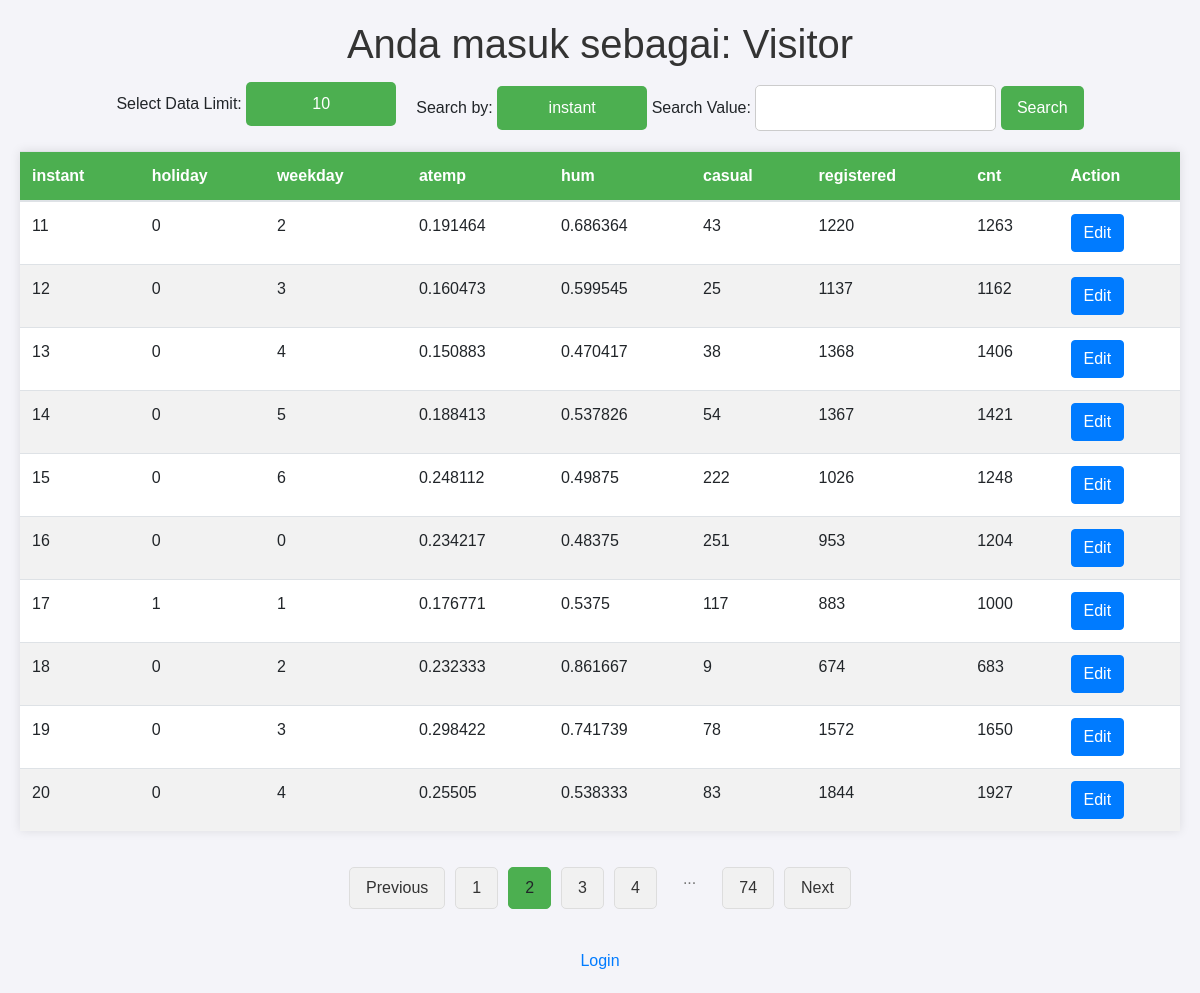
Screenshot of /?page=2 with the database file from the repository.
### tables this page shows
CREATE TABLE IF NOT EXISTS `days` (
  `instant` int(11) NOT NULL,
  `dteday` date DEFAULT NULL,
  `season` int(11) DEFAULT NULL,
  `yr` int(11) DEFAULT NULL,
  `mnth` int(11) DEFAULT NULL,
  `holiday` int(11) DEFAULT NULL,
  `weekday` int(11) DEFAULT NULL,
  `workingday` int(11) DEFAULT NULL,
  `weathersit` int(11) DEFAULT NULL,
  `temp` float DEFAULT NULL,
  `atemp` float DEFAULT NULL,
  `hum` float DEFAULT NULL,
  `windspeed` float DEFAULT NULL,
  `casual` int(11) DEFAULT NULL,
  `registered` int(11) DEFAULT NULL,
  `cnt` int(11) DEFAULT NULL,
  `id2` int(11) DEFAULT NULL,
  PRIMARY KEY (`instant`)
);

### index.php (the view, shortened to what this page needs)
<?php
$loggedIn = isset($_SESSION['user']);
$role = $loggedIn ? $_SESSION['role'] : null;
$adminAccess = ($role === 'admin');
include 'db_connect.php';
if (isset($_POST['searchColumn']) && isset($_POST['searchValue'])) {
    $_SESSION['searchColumn'] = $_POST['searchColumn'];
    $_SESSION['searchValue'] = $_POST['searchValue'];
    $searchColumn = $_POST['searchColumn'];
    $searchValue = $_POST['searchValue'];
} elseif (isset($_SESSION['searchColumn']) && isset($_SESSION['searchValue'])) {
    $searchColumn = $_SESSION['searchColumn'];
    $searchValue = $_SESSION['searchValue'];
} else {
    $searchColumn = null;
    $searchValue = null;
}
$jsonFilePath = 'selected_columns.json';
if (isset($_POST['table'])) {
    $currentTable = $_POST['table'];
    $_SESSION['currentTable'] = $currentTable;
} elseif (isset($_SESSION['currentTable'])) {
    $currentTable = $_SESSION['currentTable'];
} else {
    if (file_exists($jsonFilePath)) {
        $jsonData = file_get_contents($jsonFilePath);
        $selectedColumnsData = json_decode($jsonData, true);
        usort($selectedColumnsData, function($a, $b) {
            return strtotime($b['updated_at']) - strtotime($a['updated_at']);
        });
        if (!empty($selectedColumnsData)) {
            $currentTable = $selectedColumnsData[0]['table_name'];
        } else {
            $currentTable = 'days';
        }
    } else {
        $currentTable = 'days';
    }
}
if (file_exists($jsonFilePath)) {
    $jsonData = file_get_contents($jsonFilePath);
    $selectedColumnsData = json_decode($jsonData, true);
} else {
    $selectedColumnsData = array();
}
$selectedColumns = $_SESSION['selectedColumns'];
$page = isset($_GET['page']) ? intval($_GET['page']) : 1;
$limit = isset($_SESSION['limit']) ? intval($_SESSION['limit']) : 10;
$offset = ($page - 1) * $limit;
$columnResult = $conn->query("SHOW COLUMNS FROM $currentTable");
$columnNames = array();
while ($row = $columnResult->fetch_assoc()) {
    $columnNames[] = $row['Field'];
}
if (isset($_POST['selected_id_column'])) {
    $_SESSION['selected_id_column'] = $_POST['selected_id_column'];
    $selectedIdColumn = $_POST['selected_id_column'];
    if (file_exists($jsonFilePath)) {
        $jsonData = file_get_contents($jsonFilePath);
        $selectedColumnsData = json_decode($jsonData, true);
    } else {
        $selectedColumnsData = array();
    }
    $foundTable = false;
    foreach ($selectedColumnsData as &$table) {
        if ($table['table_name'] == $currentTable) {
            $table['selected_ID'] = $selectedIdColumn;
            $table['updated_at'] = date('Y-m-d H:i:s');
            $foundTable = true;
            break;
        }
    }
    if (!$foundTable) {
        $selectedColumnsData[] = array(
            'table_name' => $currentTable,
            'column_names' => implode(',', $selectedColumns),
            'selected_ID' => $selectedIdColumn,
            'updated_at' => date('Y-m-d H:i:s')
        );
    }
    if (file_put_contents($jsonFilePath, json_encode($selectedColumnsData)) === false) {
        die("Error: Failed to write to JSON file.");
    }
} else {
    $selectedIdColumn = isset($_SESSION['selected_id_column']) ? $_SESSION['selected_id_column'] : 'instant';
}
if ($adminAccess) {
    if (isset($_POST['columns'])) {
        $_SESSION['selectedColumns'] = $_POST['columns'];
        $selectedColumns = $_POST['columns'];
        if (file_exists($jsonFilePath)) {
            $jsonData = file_get_contents($jsonFilePath);
            $selectedColumnsData = json_decode($jsonData, true);
        } else {
            $selectedColumnsData = array();
        }
        $foundTable = false;
        foreach ($selectedColumnsData as &$table) {
            if ($table['table_name'] == $currentTable) {
                $table['column_names'] = implode(',', $selectedColumns);
                $table['updated_at'] = date('Y-m-d H:i:s');
                $foundTable = true;
                break;
            }
        }
        if (!$foundTable) {
            $selectedColumnsData[] = array(
                'table_name' => $currentTable,
                'column_names' => implode(',', $selectedColumns),
                'updated_at' => date('Y-m-d H:i:s')
            );
        }
        if (file_put_contents($jsonFilePath, json_encode($selectedColumnsData)) === false) {
            die("Error: Failed to write to JSON file.");
        }
    } elseif (isset($_SESSION['selectedColumns']) && !empty($_SESSION['selectedColumns'])) {
        $selectedColumns = $_SESSION['selectedColumns'];
    } else {
        if (file_exists($jsonFilePath)) {
            $jsonData = file_get_contents($jsonFilePath);
            $selectedColumnsData = json_decode($jsonData, true);
            foreach ($selectedColumnsData as $table) {
                if ($table['table_name'] == $currentTable) {
                    $selectedColumns = explode(',', $table['column_names']);
                    $_SESSION['selectedColumns'] = $selectedColumns;
                    break;
                }
            }
        }
        if (!isset($selectedColumns)) {
            $selectedColumns = $columnNames;
            $_SESSION['selectedColumns'] = $selectedColumns;
        }
    }
} else {
    if (file_exists($jsonFilePath)) {
        $jsonData = file_get_contents($jsonFilePath);
        $selectedColumnsData = json_decode($jsonData, true);
        foreach ($selectedColumnsData as $table) {
            if ($table['table_name'] == $currentTable) {
                $selectedColumns = explode(',', $table['column_names']);
                break;
            }
        }
    }
}
if (isset($_GET['searchColumn']) && isset($_GET['searchValue'])) {
    $searchColumn = $_GET['searchColumn'];
    $searchValue = $_GET['searchValue'];
    if (is_numeric($searchValue)) {
        $tolerance = 0.0001;
        $searchValue = floatval($searchValue);
        $searchQuery = " WHERE $searchColumn BETWEEN " . ($searchValue - $tolerance) . " AND " . ($searchValue + $tolerance);
    } else {
        $searchQuery = " WHERE $searchColumn = '" . $conn->real_escape_string($searchValue) . "'";
    }
    $searchParams = "&searchColumn=" . urlencode($searchColumn) . "&searchValue=" . urlencode($searchValue);
} else {
    $searchQuery = "";
    $searchParams = "";
}
$totalResult = $conn->query("SELECT COUNT(*) as total FROM $currentTable" . $searchQuery);
$row = $totalResult->fetch_assoc();
$totalRows = $row['total'];
$totalPages = ceil($totalRows / $limit);
$sql = "SELECT " . implode(',', $selectedColumns) . " FROM $currentTable" . $searchQuery . " LIMIT $limit OFFSET $offset";
$dataResult = $conn->query($sql);
$data = array();
while ($row = $dataResult->fetch_assoc()) {
    $data[] = $row;
}
?>
<!DOCTYPE html>
<html lang="en">
<head>
    <link rel="stylesheet" href="https://stackpath.bootstrapcdn.com/bootstrap/4.3.1/css/bootstrap.min.css">
</head>
<body>
    <h1>Anda masuk sebagai: <?php echo $loggedIn ? $_SESSION['user'] : 'Visitor'; ?></h1>
    <div class="form-container">
        <div class="form-item">
            <form id="limitForm" action="updateLimit.php" method="POST">
                <label for="limit">Select Data Limit:</label>
                <select id="limit" name="limit" class="styled-dropdown" onchange="this.form.submit()">
                    <option value="10" <?php echo $limit == 10 ? 'selected' : ''; ?>>10</option>
                </select>
            </form>
        </div>
        <div class="form-item">
            <form id="searchForm" action="" method="GET">
                <label for="searchColumn">Search by:</label>
                <select id="searchColumn" name="searchColumn" class="styled-dropdown">
                    <?php foreach ($selectedColumns as $column) : ?>
                    <option value="<?php echo $column; ?>" <?php echo ($searchColumn == $column) ? 'selected' : ''; ?>>
                        <?php echo $column; ?>
                    </option>
                    <?php endforeach; ?>
                </select>
                <label for="searchValue" style="margin-top: 10px;">Search Value:</label>
                <input type="text" id="searchValue" name="searchValue"
                    value="<?php echo htmlspecialchars($searchValue); ?>" required>
                <button type="submit" style="margin-top: 10px;">Search</button>
            </form>
        </div>
    </div>
    <div id="tableContainer">
        <?php
if (empty($data)) {
    echo "No data found in the table.";
} else {
    echo "<table class='table'>";
    echo "<thead>";
    echo "<tr>";
    foreach ($selectedColumns as $column) {
        echo "<th>$column</th>";
    }
    echo "<th>Action</th>";
    echo "</tr>";
    echo "</thead>";
    echo "<tbody>";
    foreach ($data as $row) {
        echo "<tr>";
        foreach ($selectedColumns as $column) {
            echo "<td>" . htmlspecialchars($row[$column]) . "</td>";
        }
        echo "<td><button data-id='" . htmlspecialchars($row[$selectedIdColumn]) . "' class='btn btn-primary edit-btn'>Edit</button></td>";
        echo "</tr>";
    }
    echo "</tbody>";
    echo "</table>";
}
?>
    </div>
    <div class="pagination">
        <ul>
            <?php
        if ($page > 1) : ?>
            <li><a href="?page=<?php echo $page - 1 . $searchParams; ?>">Previous</a></li>
            <?php else : ?>
            <li><span class="disabled">Previous</span></li>
            <?php endif; ?>
            <?php for ($i = max(1, $page - 2); $i <= min($page + 2, $totalPages); $i++) : ?>
            <?php if ($i === $page) : ?>
            <li><a class="active"><?php echo $i; ?></a></li>
            <?php else : ?>
            <li><a href="?page=<?php echo $i . $searchParams; ?>"><?php echo $i; ?></a></li>
            <?php endif; ?>
            <?php endfor; ?>
            <?php if ($page < $totalPages - 2) : ?>
            <li><span class="ellipsis">...</span></li>
            <li><a href="?page=<?php echo $totalPages . $searchParams; ?>"><?php echo $totalPages; ?></a></li>
            <?php endif; ?>
            <?php if ($page < $totalPages) : ?>
            <li><a href="?page=<?php echo $page + 1 . $searchParams; ?>">Next</a></li>
            <?php else : ?>
            <li><span class="disabled">Next</span></li>
            <?php endif; ?>
        </ul>
    </div>
    <div style="text-align: center; margin-top: 20px;">
        <?php if ($loggedIn): ?>
        <a href="logout.php">Logout</a>
        <?php else: ?>
        <a href="login.php">Login</a>
        <?php endif; ?>
    </div>
</body>
</html>

### index.php (style rules this page uses)
body { font-family: Arial, sans-serif; margin: 20px; padding: 0; background-color: #f4f4f9; }
h1 { text-align: center; color: #333; }
form { text-align: center; margin-bottom: 20px; }
button { background-color: #4CAF50; color: white; border: none; padding: 10px 20px; cursor: pointer; font-size: 16px; border-radius: 5px; }
table { width: 80%; margin: 0 auto; border-collapse: collapse; background-color: white; box-shadow: 0 0 10px rgba(0, 0, 0, 0.1); }
th, td { padding: 10px; text-align: left; }
th { background-color: #4CAF50; color: white; }
tr:nth-child(even) { background-color: #f2f2f2; }
.pagination { display: flex; justify-content: center; align-items: center; padding: 20px 0; }
.pagination ul { display: flex; list-style-type: none; padding: 0; margin: 0; }
.pagination li { margin: 0 5px; }
.pagination a { display: block; padding: 8px 16px; text-decoration: none; background-color: #f1f1f1; color: #333; border: 1px solid #ddd; border-radius: 5px; transition: background-color 0.3s ease; }
.pagination .active { background-color: #4CAF50; color: white; border: 1px solid #4CAF50; }
.pagination .ellipsis { padding: 8px 16px; color: #777; border: none; }
.form-container { display: flex; justify-content: center; align-items: center; gap: 20px; flex-wrap: wrap; }
.form-item { display: flex; align-items: center; gap: 10px; }
.styled-dropdown { padding: 10px 16px; font-size: 16px; color: white; background-color: #4CAF50; border: none; border-radius: 5px; cursor: pointer; appearance: none; background-repeat: no-repeat; background-position: right 10px center; background-size: 10px; min-width: 150px; text-align: center; }
button, input[type="text"] { padding: 10px 16px; font-size: 16px; border-radius: 5px; border: 1px solid #ccc; }
button { background-color: #4CAF50; color: white; border: none; }

### rows the page displays
days: instant "11", holiday "0", weekday "2", atemp "0.191464", hum "0.686364", casual "43", registered "1220", cnt "1263"
days: instant "12", holiday "0", weekday "3", atemp "0.160473", hum "0.599545", casual "25", registered "1137", cnt "1162"
days: instant "13", holiday "0", weekday "4", atemp "0.150883", hum "0.470417", casual "38", registered "1368", cnt "1406"
days: instant "14", holiday "0", weekday "5", atemp "0.188413", hum "0.537826", casual "54", registered "1367", cnt "1421"
days: instant "15", holiday "0", weekday "6", atemp "0.248112", hum "0.49875", casual "222", registered "1026", cnt "1248"
days: instant "16", holiday "0", weekday "0", atemp "0.234217", hum "0.48375", casual "251", registered "953", cnt "1204"
days: instant "17", holiday "1", weekday "1", atemp "0.176771", hum "0.5375", casual "117", registered "883", cnt "1000"
days: instant "18", holiday "0", weekday "2", atemp "0.232333", hum "0.861667", casual "9", registered "674", cnt "683"
days: instant "19", holiday "0", weekday "3", atemp "0.298422", hum "0.741739", casual "78", registered "1572", cnt "1650"
days: instant "20", holiday "0", weekday "4", atemp "0.25505", hum "0.538333", casual "83", registered "1844", cnt "1927"

### other values shown
$column "instant"
$column "holiday"
$column "weekday"
$column "atemp"
$column "hum"
$column "casual"
$column "registered"
$column "cnt"
$totalPages "74"
form field searchColumn "instant"
